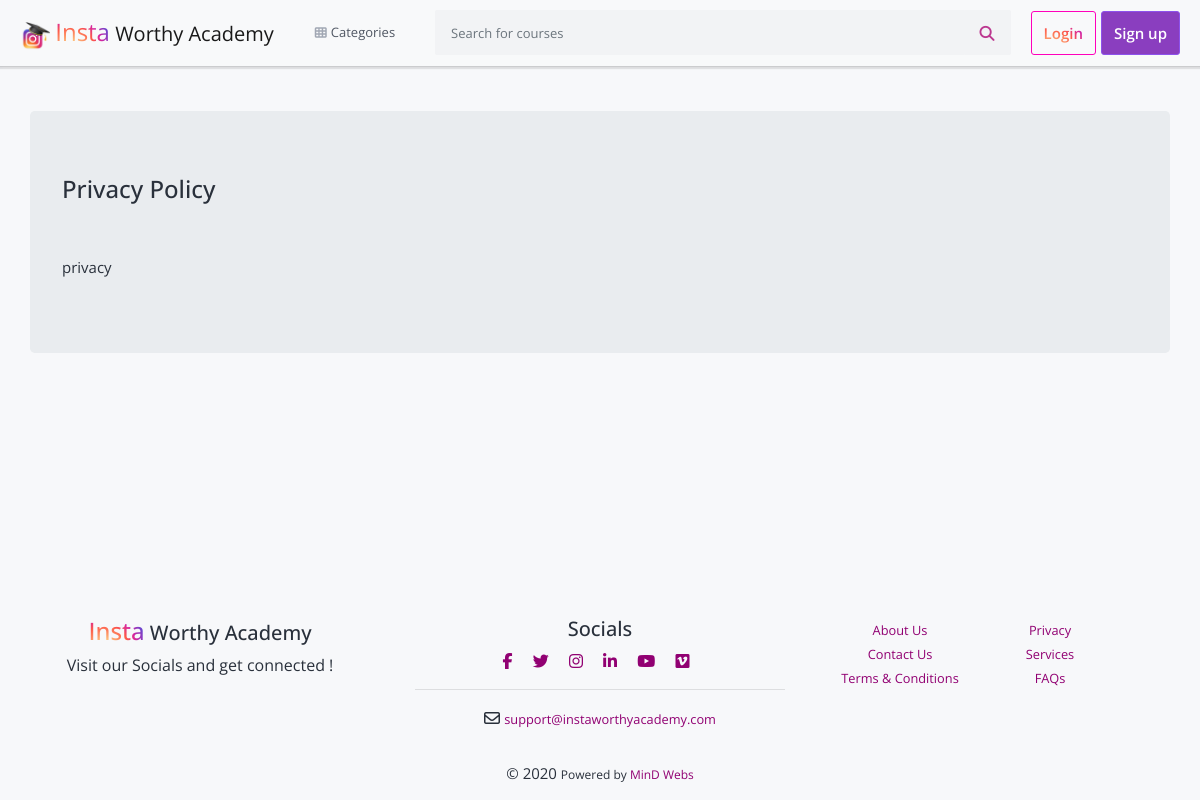
Page /privacy/ on the earlier database version.
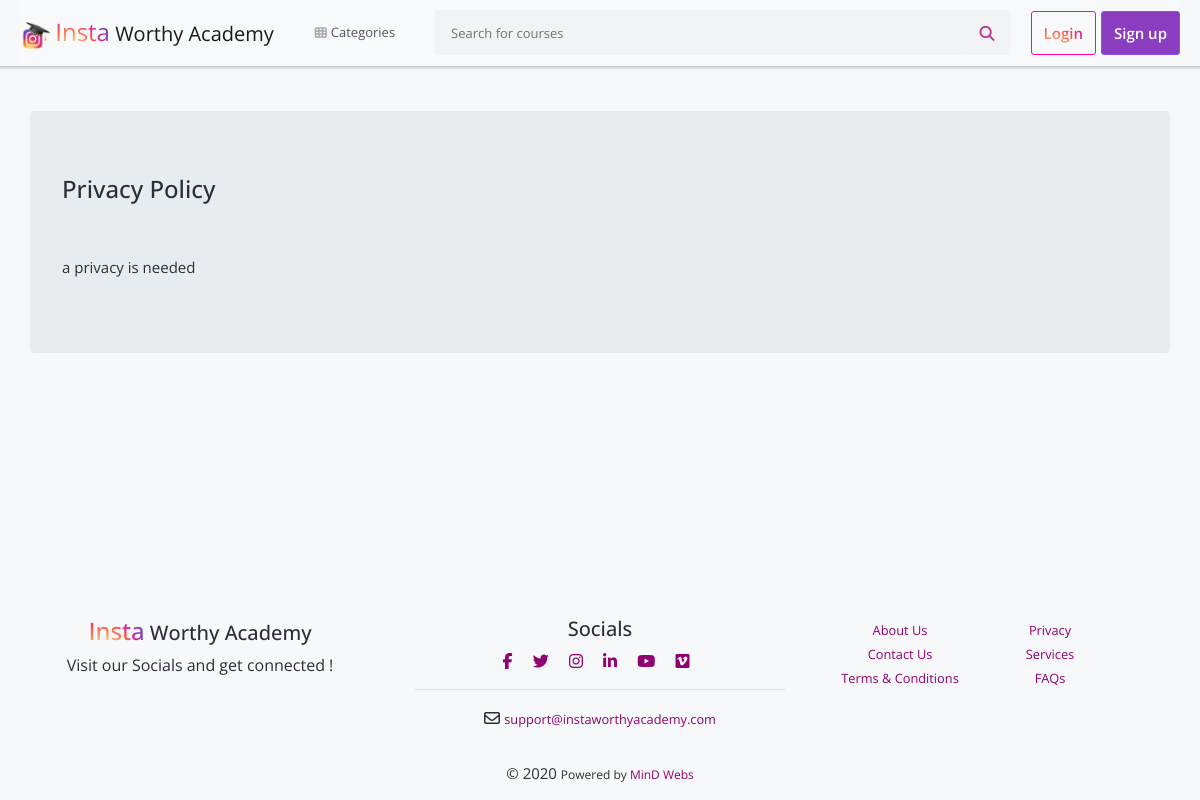
Same page on the later database version.
### root/models.py (models this page shows, shortened)
class PageInfo(models.Model):
    about = RichTextField(help_text="Enter about Information for the Website as normal Word Doc")
    contact = RichTextField(help_text="Enter Contact like email phone address like normal page")
    services = RichTextField(help_text="Enter the range of services provided to users by Insta Worthy Academy")
    tnc = RichTextField(help_text="Enter the Terms and Condition", default="tnc")
    privacy_policy = RichTextField(help_text="Enter your Privacy Policy", default="privacy")
    faqs = RichTextField(help_text="Enter some FAQs", default="faqs")
    facebook_link = models.CharField(max_length=300, blank=True)
    twitter_link = models.CharField(max_length=300, blank=True)
    instagram_link = models.CharField(max_length=300, blank=True)
    linkedin_link = models.CharField(max_length=300, blank=True)
    youtube_link = models.CharField(max_length=300, blank=True)
    vimeo_link = models.CharField(max_length=300, blank=True)
    contact_number = models.CharField(max_length=14, blank=True, help_text="Enter your contact number")
    payment_id = models.CharField(max_length=300, blank=True, help_text="Enter the payment ID in which you want to get payments")
    class Meta:
        verbose_name = "PageInfo"
        verbose_name_plural = "PageInfo(s)"

### cart/context_processors.py (called while the page is built)
def cart(request):
    return {'cart': Cart(request)}

### courses/context_processors.py (called while the page is built)
def categories_processor(request):
    categories = Category.objects.all()
    return {'categories': categories}

### root/context_processors.py (called while the page is built)
def info_processor(request):
    pageInfo = PageInfo.objects.all()
    if len(pageInfo):
        pageInfo = pageInfo[0]
    return {'pageInfo': pageInfo}

### templates/privacy.html
{% extends 'layouts/base.html' %}
{% load static %}
{% block content %}
    <br><br>
    <div class="container jumbotron">
        <h4>Privacy Policy</h4><br><br>
        {{pageInfo.privacy_policy|safe}}
    </div>
{% endblock %}

Differences in the rows shown:
changed PageInfo: privacy_policy "privacy" → "a privacy is needed"
